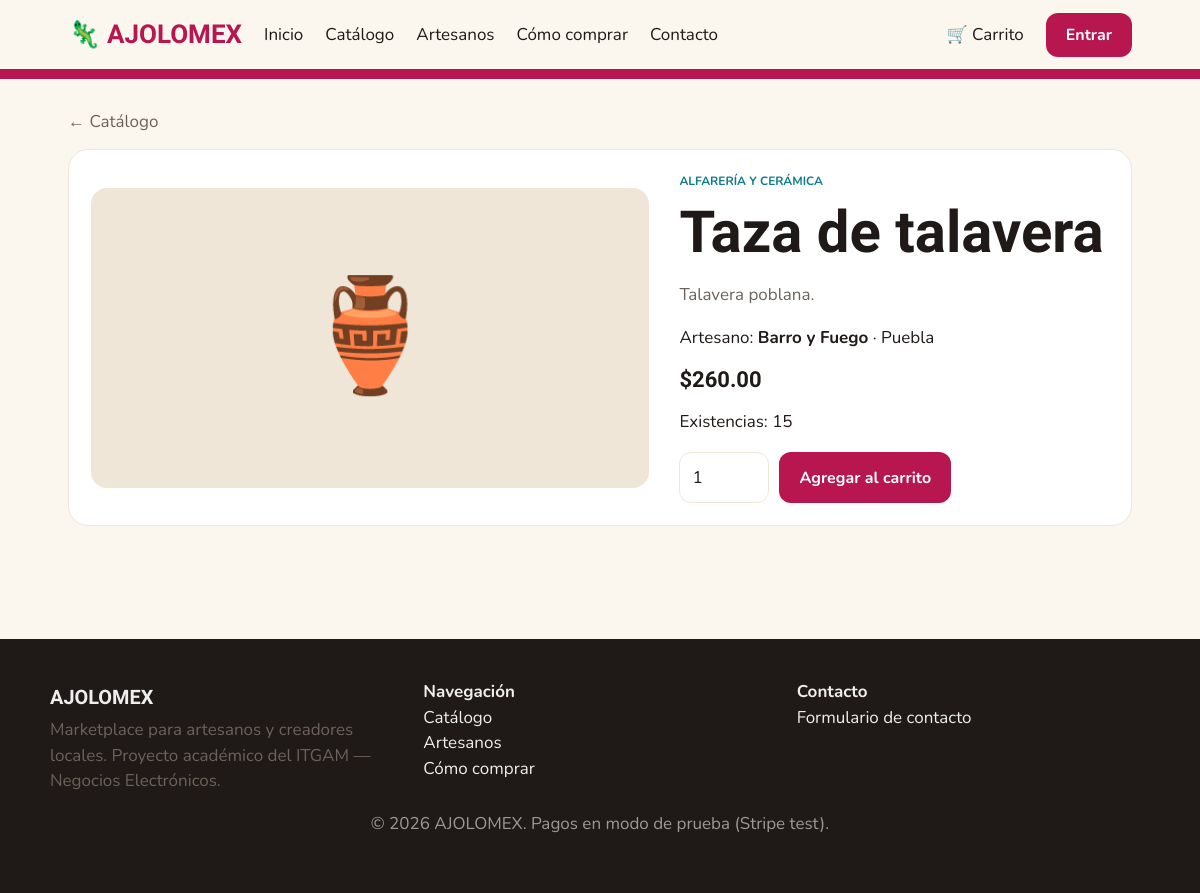
Screenshot of /producto.php?id=12 with the database file from the repository.
### tables this page shows
CREATE TABLE productos(id INT AUTO_INCREMENT PRIMARY KEY,artesano_id INT NOT NULL,categoria TINYINT NOT NULL,nombre VARCHAR(160) NOT NULL,descripcion TEXT,precio DECIMAL(10,2) NOT NULL,stock INT NOT NULL DEFAULT 0,icono VARCHAR(8) DEFAULT '🎁',activo TINYINT(1) DEFAULT 1,FOREIGN KEY(artesano_id) REFERENCES artesanos(id));

CREATE TABLE artesanos(id INT AUTO_INCREMENT PRIMARY KEY,usuario_id INT NULL,nombre VARCHAR(120) NOT NULL,estado VARCHAR(80) NOT NULL,descripcion VARCHAR(255) DEFAULT 'Tienda de demostración de AJOLOMEX.',FOREIGN KEY(usuario_id) REFERENCES usuarios(id) ON DELETE SET NULL);

### producto.php (the view, shortened to what this page needs)
<?php require 'inc.php'; chk();
$p=row('SELECT p.*,a.nombre an,a.estado ae FROM productos p JOIN artesanos a ON a.id=p.artesano_id WHERE p.id=? AND p.activo=1','i',(int)($_GET['id']??0));if(!$p)go('catalogo.php');
head($p['nombre']);?>
<a class="mut" href="catalogo.php">← Catálogo</a><div class="card hero" style="margin-top:14px"><div style="background:var(--beige);border-radius:16px;height:300px;display:grid;place-items:center;font-size:110px"><?=e($p['icono'])?></div>
<div><div class="cat"><?=e(CATS[$p['categoria']])?></div><h1><?=e($p['nombre'])?></h1><p class="mut"><?=e($p['descripcion'])?></p><p>Artesano: <b><?=e($p['an'])?></b> · <?=e($p['ae'])?></p><div class="price"><?=money($p['precio'])?></div><p><?=$p['stock']>0?'Existencias: '.$p['stock']:'Agotado'?></p>
<?php if($p['stock']>0):?><form method="post" style="display:flex;gap:10px"><?=field()?><input type="number" name="qty" min="1" max="<?=$p['stock']?>" value="1" style="width:90px"><button class="btn">Agregar al carrito</button></form><?php endif;?></div></div><?php foot();

### assets/ajolomex.css (style rules this page uses)
:root { --bg:#FBF6EE;--card:#fff;--ink:#1f1a17;--mut:#6b625b;--pink:#B8164F;--teal:#0E7C86;--beige:#F0E6D8;--line:#efe6da;--green:#1e8e4e;color-scheme:light }
* { box-sizing:border-box }
body { margin:0;background:var(--bg);color:var(--ink);font:400 17px/1.5 Nunito,system-ui,sans-serif }
h1,h2,h3,.logo { font-family:'Baloo 2',Nunito,sans-serif;font-weight:800;margin:.2em 0 }
a { color:inherit;text-decoration:none }
.mut { color:var(--mut) }
.btn { display:inline-block;background:var(--pink);color:#fff;border:0;border-radius:12px;padding:11px 20px;font:700 16px Nunito;cursor:pointer }
.card { background:var(--card);border:1px solid var(--line);border-radius:20px;padding:22px }
.cat { color:var(--teal);font-size:12px;font-weight:700;text-transform:uppercase }
.price { font:800 22px 'Baloo 2' }
input,select,textarea { width:100%;padding:12px;border:1px solid var(--line);border-radius:12px;font:inherit;background:var(--card);color:var(--ink) }
.hero { display:grid;grid-template-columns:1.3fr 1fr;gap:30px;align-items:center }
.hero h1 { font-size:clamp(34px,6vw,58px);line-height:1.1 }

### rows the page displays
productos: icono "🏺", categoria "ALFARERÍA Y CERÁMICA", nombre "Taza de talavera", descripcion "Talavera poblana.", artesano.nombre "Barro y Fuego", artesano.estado "Puebla", precio "$260.00", stock "15"
